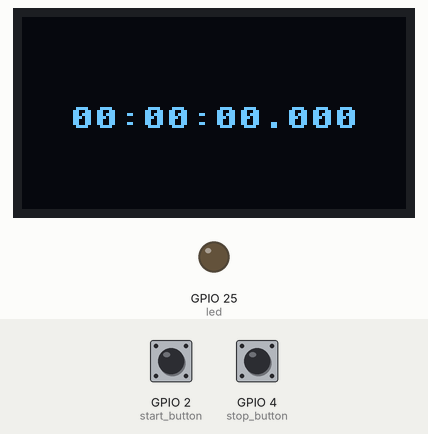
The program below on a simulated ESP32 board running MicroPython. Parts: 128×64 one-colour display, output pins drawn as LEDs (lit = HIGH). Inputs (shaded band) come from the test bench; at power-on: GPIO 2 (start_button) HIGH, GPIO 4 (stop_button) HIGH.

Above: at 1.2 s.
1.3 s: GPIO 2 (start_button) pulled LOW for 0.15 s
At 1.47 s:
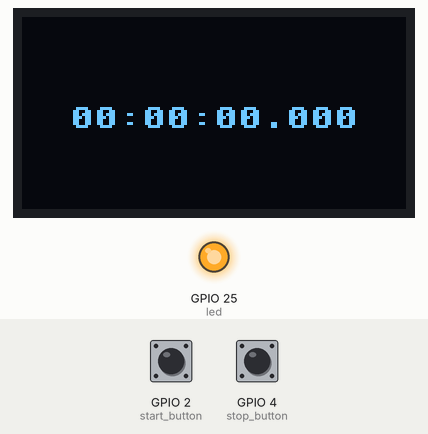
2.0 s: GPIO 4 (stop_button) pulled LOW for 0.15 s
At 3.1 s:
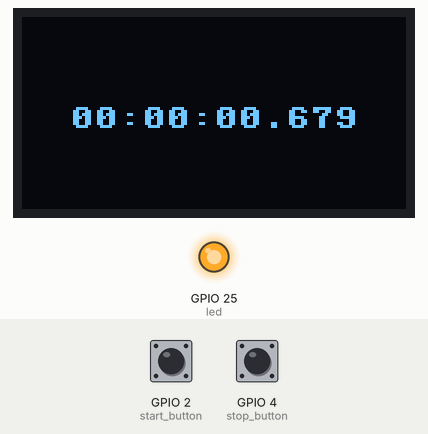
5.1 s: GPIO 2 (start_button) pulled LOW for 1 s
At 5.6 s:
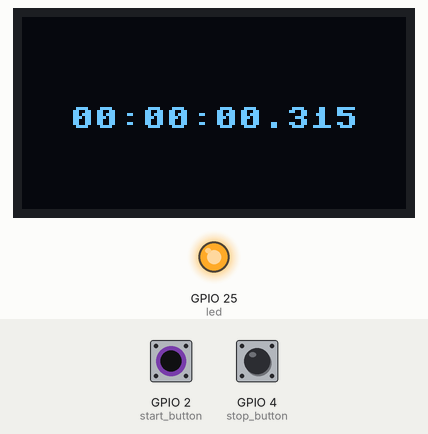
6.7 s: GPIO 4 (stop_button) pulled LOW for 1 s
At 11.0 s:
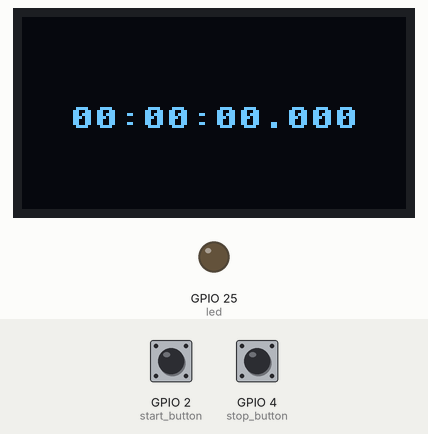
Timing chart, 0 to 11.7 s (numbered marks = the images above; inputs shaded):
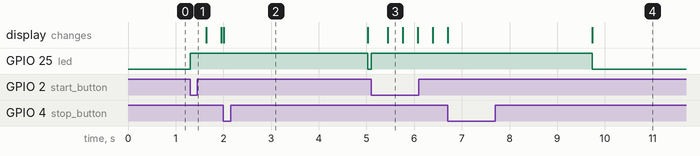

The program:

stopwatch.py
```python
# stopwatch.py

from machine import Pin, I2C
import time
from ssd1306 import SSD1306_I2C

i2c = I2C(-1, scl=Pin(22), sda=Pin(21))
oled_width = 128
oled_height = 64
oled = SSD1306_I2C(oled_width,oled_height,i2c)

start_button = Pin(2,Pin.IN,Pin.PULL_UP)
stop_button = Pin(4,Pin.IN,Pin.PULL_UP)
start_time = 0
total_time = 0
active = False

lin_hight = 5
col_width = 8

led = Pin(25, Pin.OUT)

def text_write(text, lin, col=0):
  oled.text(text, col*col_width, lin*lin_hight)

def time_text(time):
  mills = time%1000
  secs = (time//1000)%60
  mins = (time//60000)%60
  hours = (time//3600000)%24
  return "{:02d}:{:02d}:{:02d}.{:03d}".format(hours,mins,secs,mills)

def show():
  oled.fill(0)
  total_text=time_text(total_time)
  text_write(total_text,6,2)
  oled.show()

while True:
  if not active:
    led.value(0)
    if not start_button.value():
      start_time = time.ticks_ms()
      active = True
  if active:
    led.value(1)
    total_time = time.ticks_ms() - start_time
    if not stop_button.value():
      active = False
      time.sleep(3)
      total_time=0
  show()              
```

Measured:
- after the input at 1.3 s, GPIO 25 (led): LOW → HIGH at once
- after the input at 2.0 s, GPIO 25 (led): HIGH → LOW after 3.0 s
- after the input at 5.1 s, GPIO 25 (led): LOW → HIGH at once; the display: changes after 0.34 s (image 3)
- after the input at 6.7 s, GPIO 25 (led): HIGH → LOW after 3.0 s
